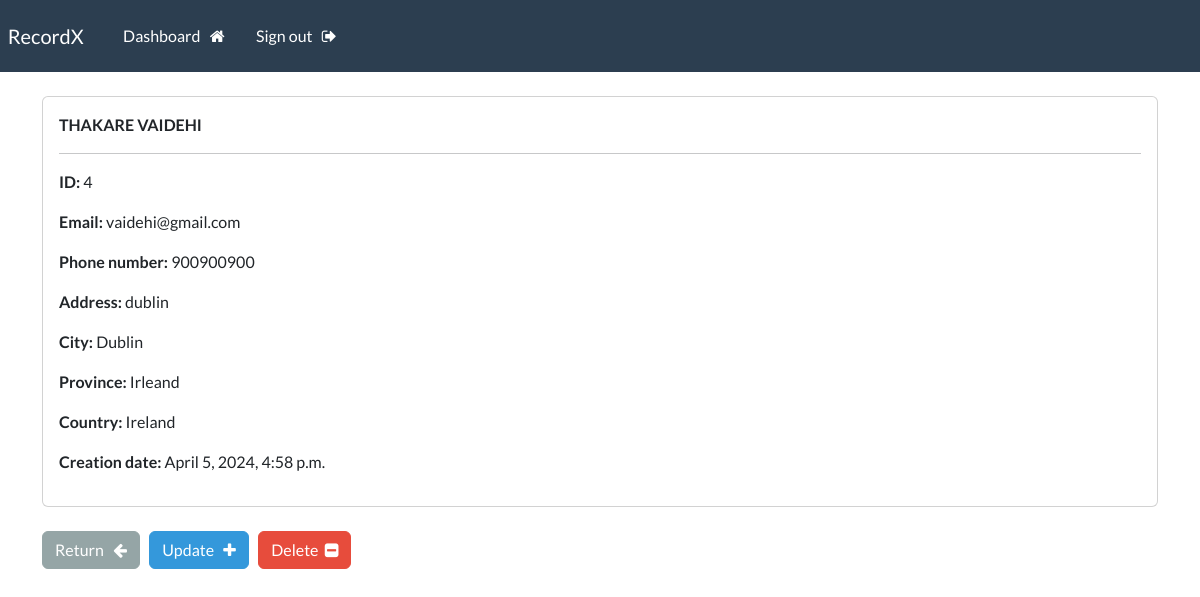
Before: /record/4 (signed in) with the older database file.
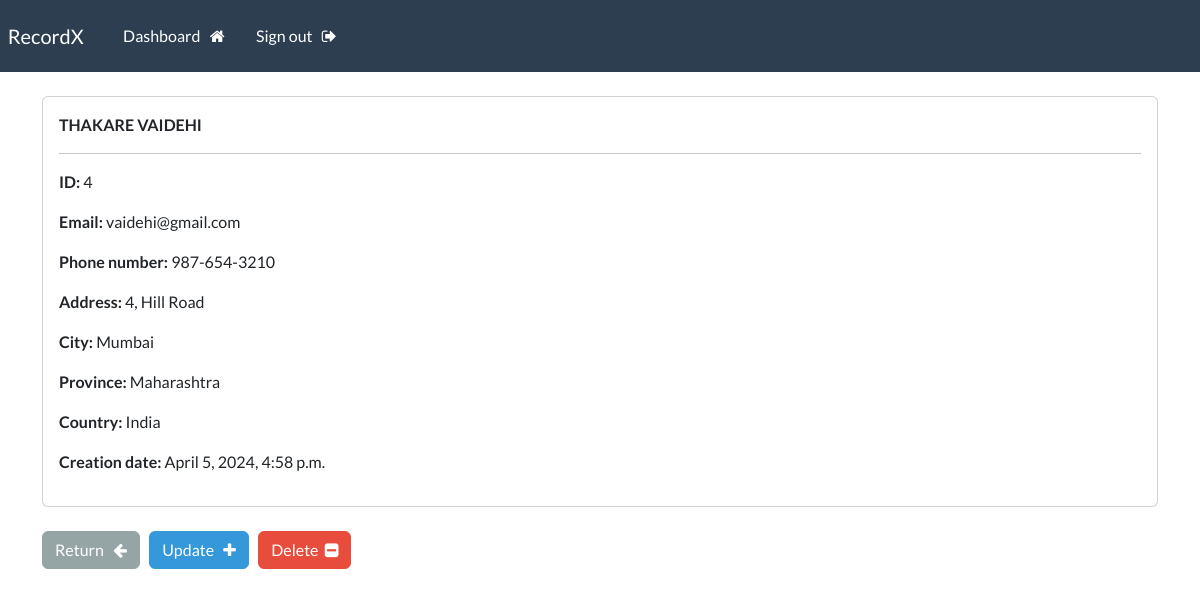
After: the same page with the newer database file.
### myapp/models.py (models this page shows, shortened)
class Record(models.Model):
    creation_date = models.DateTimeField(auto_now_add=True)
    first_name = models.CharField(max_length=100)
    last_name = models.CharField(max_length=100)
    email = models.CharField(max_length=255)
    phone = models.CharField(max_length=20)
    address = models.CharField(max_length=300)
    city = models.CharField(max_length=255)
    province = models.CharField(max_length=200)
    country = models.CharField(max_length=125)
    objects = models.Manager()

### myapp/views.py (the view)
# urls.py: path('record/<int:pk>', views.singular_record, name="record"),
@login_required(login_url='login')
def singular_record(request, pk):
    all_records = Record.objects.get(id=pk)
    context = {'record':all_records}
    return render(request, 'myapp/view.html', context=context)

### myapp/templates/myapp/view.html (shortened to what this page needs)
{% extends 'myapp/base.html' %}
{% block content %}
    <div class="card">
        <div class="card-body">
            <strong>
                {{record.last_name|upper}}
                {{record.first_name|upper}}
            </strong>
            <hr>
            <p> <strong> ID: </strong> {{record.id}} </p>
            <p> <strong> Email: </strong> {{record.email}} </p>
            <p> <strong> Phone number: </strong> {{record.phone}} </p>
            <p> <strong> Address: </strong> {{record.address}} </p>
            <p> <strong> City: </strong> {{record.city}} </p>
            <p> <strong> Province: </strong> {{record.province}} </p>
            <p> <strong> Country: </strong> {{record.country}} </p>
            <p> <strong> Creation date: </strong> {{record.creation_date}} </p>
        </div>
    </div>
    <br>
    <a href="{% url 'dashboard' %}" class="btn btn-secondary"> Return &nbsp; <i class="fa fa-arrow-left" aria-hidden="true"></i> </a>
    <a href="{% url 'update' record.id %}" class="btn btn-info"> Update &nbsp; <i class="fa fa-plus" aria-hidden="true"></i> </a>
    <a href="{% url 'delete' record.id %}" class="btn btn-danger"> Delete &nbsp;<i class="fa fa-minus-square" aria-hidden="true"></i> </a>
{% endblock %}

Changed rows visible on the page:
changed Record "THAKARE": phone "900900900" → "987-654-3210"; address "dublin" → "4, Hill Road"; city "Dublin" → "Mumbai"; province "Irleand" → "Maharashtra"; country "Ireland" → "India"
